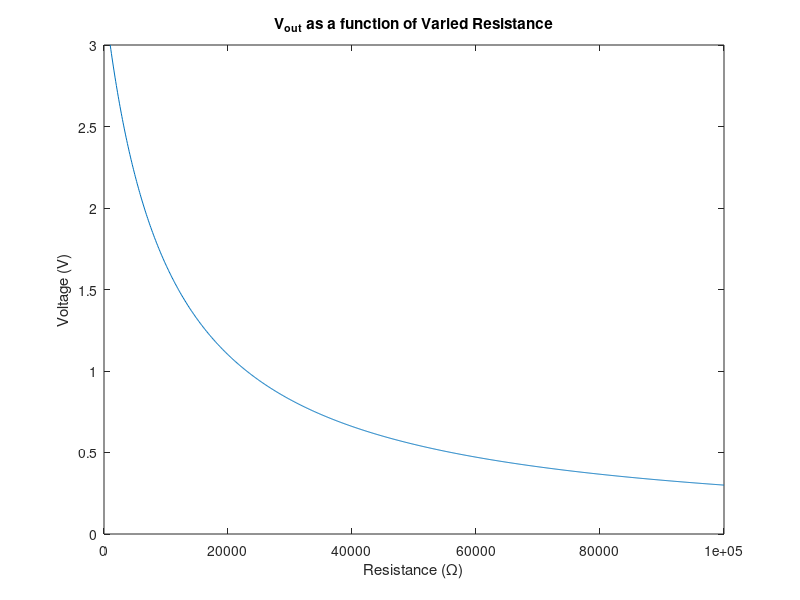
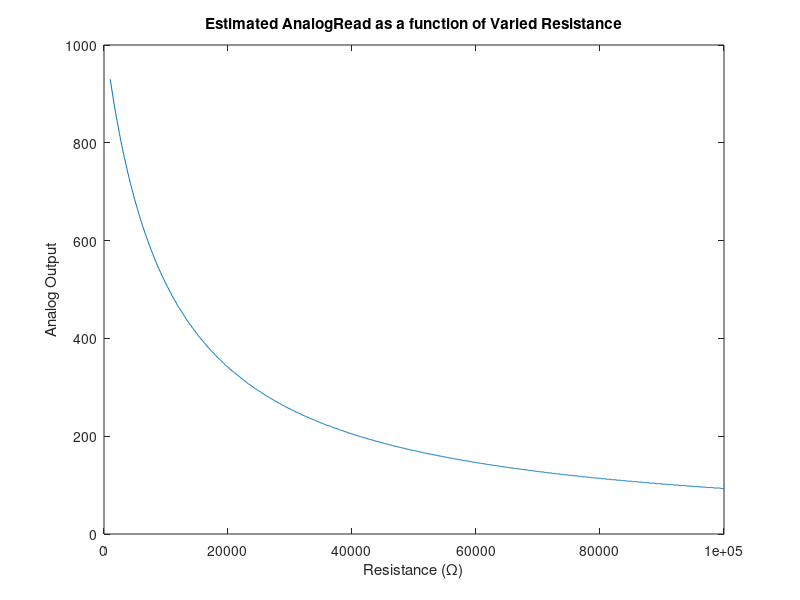

Write the MATLAB code that produced these figures, in order.
%% Voltage checking for the Smarticle-Photoresistor/potentiometer setup
% As the light exposure on the pr increases, the resistance will decrease
% Low resistances are associated with larger light exposure
% High voltage readings on the arduino are associated with high light
% exposure
close all; clear all; clc;

% Circuit parameters
vIn = 3.3; % volts
rOut = 10000; % voltage divider resistor which goes to ground

% Potentiometer parameters
% rl = 0.8;
% rh = 10000;

% Photoresistor parameters
rl = 1000;
rh = 100000;

rRange = linspace(rl, rh, 1000); % not sure I am discretizing this the right way

vOut = vIn*rOut./(rOut+rRange); % basic voltage divider equation give the voltage across rOut

figure
plot(rRange, vOut)
title('V_{out} as a function of Varied Resistance')
xlabel('Resistance (\Omega)')
ylabel('Voltage (V)')
vrange = max(vOut) - min(vOut) % We are only using 418 of the avaiable 1024 values.

vMax = max(vOut)
vMin = min(vOut)

% Compute the analog resolution
adcReading = round(1023/vIn*vOut);
figure
plot(rRange, adcReading)
title('Estimated AnalogRead as a function of Varied Resistance')
xlabel('Resistance (\Omega)')
ylabel('Analog Output')

usedAnalogBits = max(adcReading) - min(adcReading)

